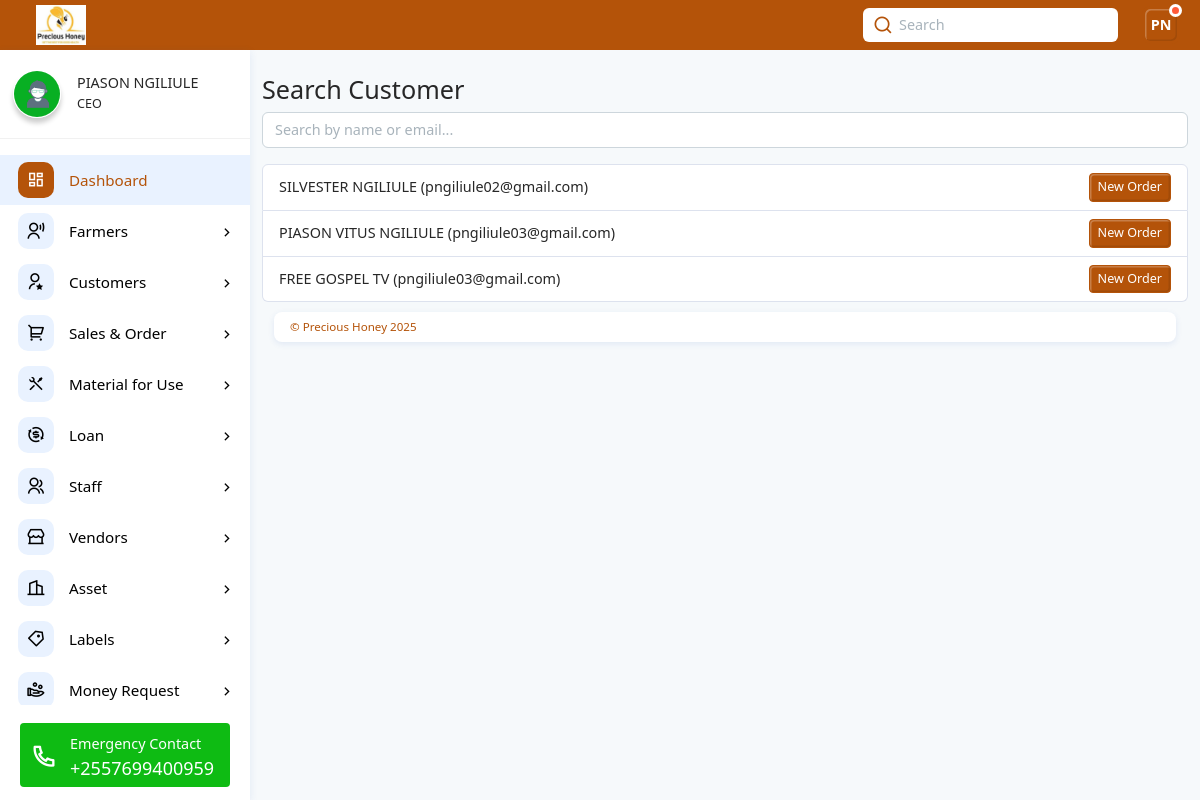
The page /customers/search/ (signed in) on the database its author committed.
### web/models.py (models this page shows, shortened)
class Staff(models.Model):
    user = models.OneToOneField(MyUser, on_delete=models.CASCADE)  # badala ya ForeignKey
    first_name = models.CharField(max_length=100)
    middle_name = models.CharField(max_length=100, blank=True, null=True)
    last_name = models.CharField(max_length=100)
    gender = models.CharField(max_length=10, choices=[('male', 'Male'), ('female', 'Female')])
    village = models.CharField(max_length=100)
    ward = models.CharField(max_length=100)
    district = models.CharField(max_length=100)
    region = models.CharField(max_length=100)
    designation = models.CharField(max_length=100)
    mobile_number = models.CharField(max_length=15)
    nin_number = models.CharField(max_length=20, blank=True, null=True)
    postal_code = models.CharField(max_length=10, blank=True, null=True)
    email = models.EmailField(unique=True)
    username = models.CharField(max_length=100, unique=True)
    profile_picture = models.FileField(upload_to="home/", blank=True, null=True, help_text="Optional")
    date_joined = models.DateTimeField(auto_now_add=True, null=True)
    def initials(self):
        return f"{self.first_name[0].upper()}{self.last_name[0].upper()}"

class Customer(models.Model):
    PAYMENT_TERMS = [
        ("cash", "Cash"),
        ("7d", "Net 7 Days"),
        ("14d", "Net 14 Days"),
        ("30d", "Net 30 Days"),
        ("45d", "Net 45 Days"),
        ("60d", "Net 60 Days"),
    ]
    code = models.CharField(max_length=20, unique=True, editable=False, help_text="Generated e.g. CUST-0001")
    name = models.CharField(max_length=200, help_text="Jina kamili la mteja au kampuni")
    company_name = models.CharField(max_length=200, blank=True, null=True)
    contact_person = models.CharField(max_length=150, blank=True, null=True)
    phone = models.CharField(max_length=20, validators=[PHONE_VALIDATOR], blank=True, null=True)
    alt_phone = models.CharField(max_length=20, validators=[PHONE_VALIDATOR], blank=True, null=True)
    email = models.EmailField(blank=True, null=True)
    alt_email = models.EmailField(blank=True, null=True)
    address_line1 = models.CharField(max_length=250, blank=True, null=True)
    address_line2 = models.CharField(max_length=250, blank=True, null=True)
    city = models.CharField(max_length=120, blank=True, null=True)
    region = models.CharField(max_length=120, blank=True, null=True)
    country = models.CharField(max_length=120, blank=True, null=True, default="Tanzania")
    postal_code = models.CharField(max_length=20, blank=True, null=True)
    tin = models.CharField("TIN", max_length=50, blank=True, null=True)
    vat_number = models.CharField(max_length=50, blank=True, null=True)
    payment_terms = models.CharField(max_length=10, choices=PAYMENT_TERMS, default="cash")
    credit_limit = models.DecimalField(max_digits=12, decimal_places=2, default=0, validators=[MinValueValidator(0)])
    is_active = models.BooleanField(default=True)
    notes = models.TextField(blank=True, null=True)
    created_at = models.DateTimeField(auto_now_add=True)
    updated_at = models.DateTimeField(auto_now=True)
    class Meta:
        ordering = ["-created_at"]
        verbose_name = "Customer"
        verbose_name_plural = "Customers"

### web/views.py (the view)
# urls.py: path("customers/search/", views.customer_search, name="customer_search"),
@login_required(login_url="signin")
def customer_search(request):
    staff = get_object_or_404(Staff, email=request.user.email, username=request.user.username)
    staff = Staff.objects.get(user=request.user)
    initials = staff.initials()  # piga method ya initials
    query = request.GET.get("q", "").strip()
    customers = Customer.objects.all()
    if query:
        customers = customers.filter(Q(name__icontains=query) | Q(email__icontains=query))
    existing = (
        SalesOrder.objects
        .filter(customer_id=OuterRef("pk"), status__in=["draft", "confirmed"])
        .order_by("-created_at")
    )
    customers = customers.annotate(has_open=Exists(existing))
    context = {
        "customers": customers,
        "query": query,
        "designation": staff.designation,
        "first_name": staff.first_name,
        "last_name": staff.last_name,
        "profile_picture": staff.profile_picture,
        "initials": initials,
    }
    return render(request, "web/customer_search.html", context)

### web/templates/web/customer_search.html (shortened to what this page needs)
{% extends "web/base.html" %}
{% block content %}
<div class="container mt-4">
  <h3>Search Customer</h3>
  <form method="get" class="mb-3">
    <input type="text" name="q" value="{{ query }}" class="form-control" placeholder="Search by name or email...">
  </form>
  <ul class="list-group">
    {% for c in customers %}
      <li class="list-group-item d-flex justify-content-between align-items-center">
        <div>
          {{ c.name }}{% if c.email %} ({{ c.email }}){% endif %}
        </div>
        <div class="d-flex gap-2">
          <a href="{% url 'order_create_for_customer' c.id %}" class="btn btn-sm btn-primary">New Order</a>
        </div>
      </li>
    {% empty %}
      <li class="list-group-item">No customers found.</li>
    {% endfor %}
  </ul>
</div>
{% endblock %}

### web/templates/web/base.html (shortened to what this page needs)
{% load static %}
<!DOCTYPE html><html lang="en"><head>
    <link rel="stylesheet" href="{% static 'web/css/remixicon.css' %}">
    <link rel="stylesheet" href="{% static 'web/css/main.min.css' %}">
    <link rel="stylesheet" href="{% static 'web/css/OverlayScrollbars.min.css' %}">
  </head>
  <body>
    <div class="page-wrapper">
      <div class="app-header d-flex align-items-center">
        <div class="app-brand ms-3">
          <a href="{% url 'home' %}" class="d-lg-block d-none">
            <img src="{% static 'web/images/logo6.jpg' %}" class="logo" alt="Precious Honey Information Management System">
          </a>
        </div>
        <div class="header-actions">
          {% if user.is_authenticated %}
          <div class="search-container d-lg-block d-none mx-3">
            <input type="text" class="form-control" id="searchId" placeholder="Search">
            <i class="ri-search-line"></i>
          </div>
          {% endif %}
          {% if user.is_authenticated %}
          <div class="dropdown ms-2">
            <a id="userSettings" class="dropdown-toggle d-flex align-items-center" href="#!" role="button" data-bs-toggle="dropdown" aria-expanded="false">
              <div class="avatar-box">{{ initials }}<span class="status busy"></span></div>
            </a>
          </div>
          {% endif %}
        </div>
      </div>
      <div class="main-container">
        {% if user.is_authenticated %}
        <nav id="sidebar" class="sidebar-wrapper">
          <div class="sidebar-profile">
            {% if profile_picture %}
            <img src=" {{profile_picture.url}}" class="img-shadow img-3x me-3 rounded-5" alt="Precious Honey Management System">
            {% else %}
            <img src="{% static 'web/images/profile2.jpg' %}" class="img-shadow img-3x me-3 rounded-5" alt="Precious Honey Management System">
            {% endif %}
            <div class="m-0">
              <h6 class="mb-1 profile-name text-nowrap text-truncate">{{first_name}} {{last_name}}</h6>
              <p class="m-0 small profile-name text-nowrap text-truncate">{{designation}}</p>
            </div>
          </div>
          <div class="sidebarMenuScroll">
            <ul class="sidebar-menu">
              <li class="active current-page">
                <a href="{% url 'home' %}">
                  <i class="ri-dashboard-line"></i>
                  <span class="menu-text">Dashboard</span>
                </a>
              </li>
              {% if designation == "Collection Officer" or designation == "CEO" or designation == "Manager" or designation == "Store Keeper" or designation == "Bee Keeper" %}
              <li class="treeview">
                <a href="#!">
                  <i class="ri-user-voice-line"></i>
                  <span class="menu-text">Farmers</span>
                </a>
              </li>
              {% endif %}
              {% if designation == "CEO" or designation == "Manager" or designation == "Vendors" or designation == "Marketing Officer" or designation == "Finance Officer" or designation == "Store Keeper" %}
              <li class="treeview">
                <a href="#!">
                  <i class="ri-user-star-line"></i>
                  <span class="menu-text">Customers</span>
                </a>
              </li>
              {% endif %}
              {% if designation == "CEO" or designation == "Manager" or designation == "Finance Officer" or designation == "Marketing Officer" or designation == "Store Keeper" %}
              <li class="treeview">
                <a href="#!">
                  <i class="ri-shopping-cart-2-line"></i>
                  <span class="menu-text">Sales & Order</span>
                </a>
              </li>
              {% endif %}
              {% if designation == "CEO" or designation == "Manager" or designation == "Store Keeper" or designation == "Factory Manager" %}
              <li class="treeview">
                <a href="#!">
                  <i class="ri-tools-line"></i>
                  <span class="menu-text">Material for Use</span>
                </a>
              </li>
              {% endif %}
              {% if designation == "CEO" or designation == "Manager" %}
              <li class="treeview">
                <a href="#!">
                  <i class="ri-exchange-dollar-line"></i>
                  <span class="menu-text">Loan</span>
                </a>
              </li>
              {% endif %}
              {% if designation == "CEO" or designation == "Manager" %}
              <li class="treeview">
                <a href="#!">
                  <i class="ri-group-line"></i>
                  <span class="menu-text">Staff</span>
                </a>
              </li>
              {% endif %}
              {% if designation == "CEO" or designation == "Marketing Officer" or designation == "Manager" %}
              <li class="treeview">
                <a href="#!">
                  <i class="ri-store-2-line"></i>
                  <span class="menu-text">Vendors</span>
                </a>
              </li>
              {% endif %}
              {% if designation == "CEO" or designation == "Manager" or designation == "Store Keeper" %}
              <li class="treeview">
                <a href="#!">
                  <i class="ri-building-2-line"></i>
                  <span class="menu-text">Asset</span>
                </a>
              </li>
              {% if designation == "CEO" or designation == "Manager" or designation == "Store Keeper" %}
              <li class="treeview">
                <a href="#!">
                  <i class="ri-price-tag-3-line"></i>
                  <span class="menu-text">Labels</span>
                </a>
              </li>
              {% endif %}
              {% endif %}
              <li class="treeview">
                <a href="#!">
                  <i class="ri-hand-coin-line"></i>
                  <span class="menu-text">Money Request</span>
                </a>
              </li>
            </ul>
          </div>
          <div class="sidebar-contact">
            <p class="fw-light mb-1 text-nowrap text-truncate">Emergency Contact</p>
            <h5 class="m-0 lh-1 text-nowrap text-truncate">+2557699400959</h5>
            <i class="ri-phone-line"></i>
          </div>
        </nav>
        {% endif %}
      <div class="app-container">
        {% block content %}
        {% endblock %}
      </div>
          <div class="app-footer bg-white">
            <span>© Precious Honey {% now "Y" %}</span>
        </div>
        </div>
      </div>
</body></html>

### web/templates/web/base.html (style rules this page uses)
:root { --honey-50: #fff8e6; --honey-100:#fdecc2; --honey-300:#fbcf77; --honey-400:#fbbf24; --honey-500:#f59e0b; --honey-700:#b45309; --ink:#111; }

### rows shown on the page
Staff: first_name "PIASON", last_name "NGILIULE", designation "CEO"
Customer: name "SILVESTER NGILIULE", email "pngiliule02@gmail.com"
Customer: name "PIASON VITUS NGILIULE", email "pngiliule03@gmail.com"
Customer: name "FREE GOSPEL TV", email "pngiliule03@gmail.com"

### other values the page prints
{{ initials }} "PN"
